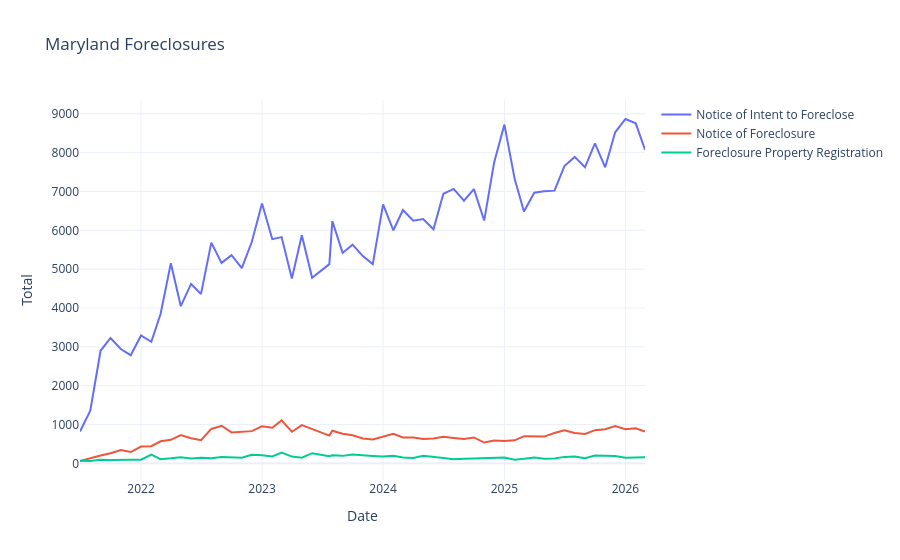

Notebook cell for this chart:
### Code cell
# Forclosure chart generation for website functionality according to client needs
fig = go.Figure()

types = foreclosure_df["type"].unique()

for t in types:
    df_t = foreclosure_df[foreclosure_df["type"] == t]

    fig.add_trace(go.Scatter(
        x=df_t["date"],
        y=df_t["total"],
        mode="lines",
        name=t
    ))

fig.update_layout(
    title="Maryland Foreclosures",
    xaxis_title="Date",
    yaxis_title="Total",
    template="plotly_white"
)

fig.show()
